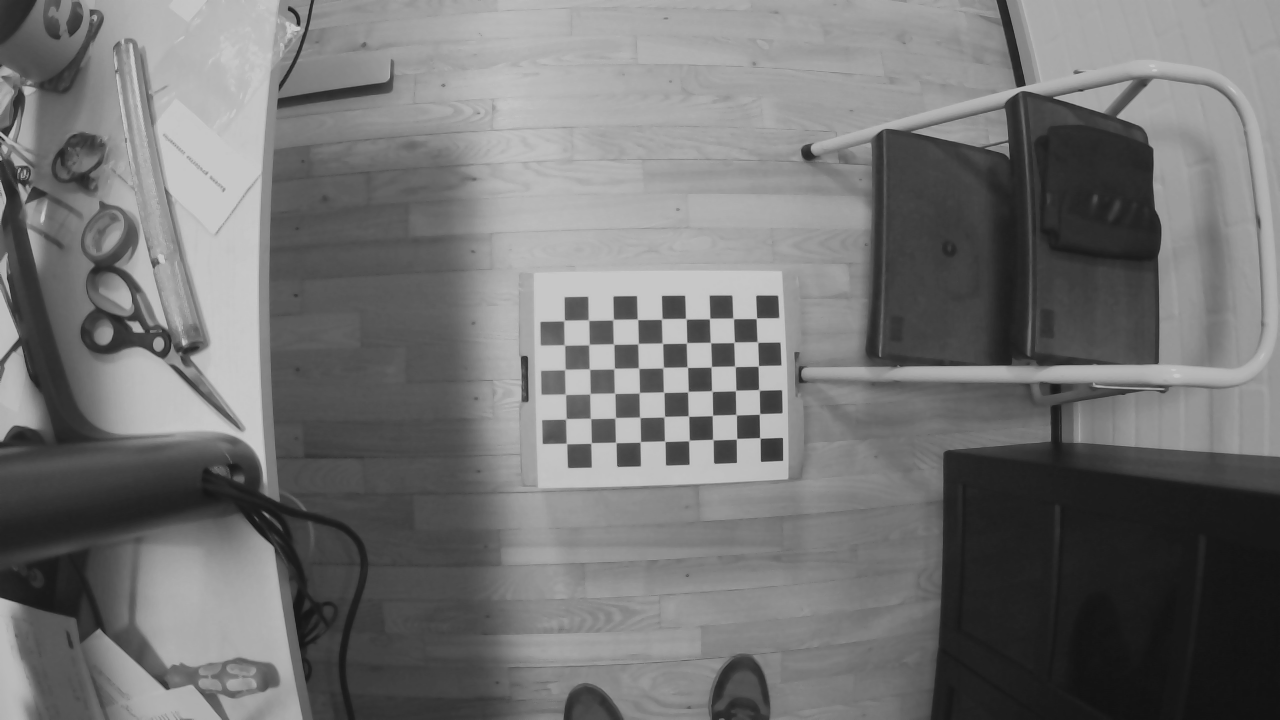
#> input picture week_4/weekly_project/mynteye/left-0001.png, 1280 x 720 px, given as the content of the folder rs, which was not available
$ jupyter execute --allow-errors stereo_camera_calibration.ipynb
#> lines starting #> are read from the running program, lines starting #| are printed output that depends on the picture; after the words box and inside, x2 and y2 are one past the last pixel; in counts of white or black regions, pixels touching at a corner belong together; pictures that were not available may be replaced by others from this repository, and a replacement may not be noted
[cell 1]
import numpy as np
import cv2
import glob
import matplotlib.pyplot as plt

[cell 2]
"""
Implement the number of vertical and horizontal corners
nb_vertical = ...
nb_horizontal = ...
"""
nb_vertical = 9
nb_horizontal = 6


# prepare object points, like (0,0,0), (1,0,0), (2,0,0) ....,(6,5,0)
objp = np.zeros((nb_horizontal*nb_vertical,3), np.float32)
objp[:,:2] = np.mgrid[0:nb_vertical,0:nb_horizontal].T.reshape(-1,2)

# Arrays to store object points and image points from all the images.
objpoints = [] # 3d point in real world space
imgpoints = [] # 2d points in image plane.

images = glob.glob('rs/*.png')
assert images


for fname in images:
    img = cv2.imread(fname)
#> img is the input picture: shape (720, 1280, 3); min 18, max 201, mean 115.2
    gray = cv2.cvtColor(img, cv2.COLOR_BGR2GRAY)

    """
    Implement findChessboardCorners here
    ret, corners = ...
    """
    ret, corners = cv2.findChessboardCorners(gray, (nb_horizontal, nb_vertical), None)
#> ret = True; corners = 54 rows, first 8: [756.3, 318.3], [757.7, 342.3], [758.3, 365.8], [759, 389.9], [759.5, 414], [760, 438], [733.5, 318.6], [734, 342.3]

    # If found, add object points, image points (after refining them)
    if ret == True:
        objpoints.append(objp)

        imgpoints.append(corners)

        # Draw and display the corners
        img = cv2.drawChessboardCorners(img, (nb_vertical,nb_horizontal), corners,ret)
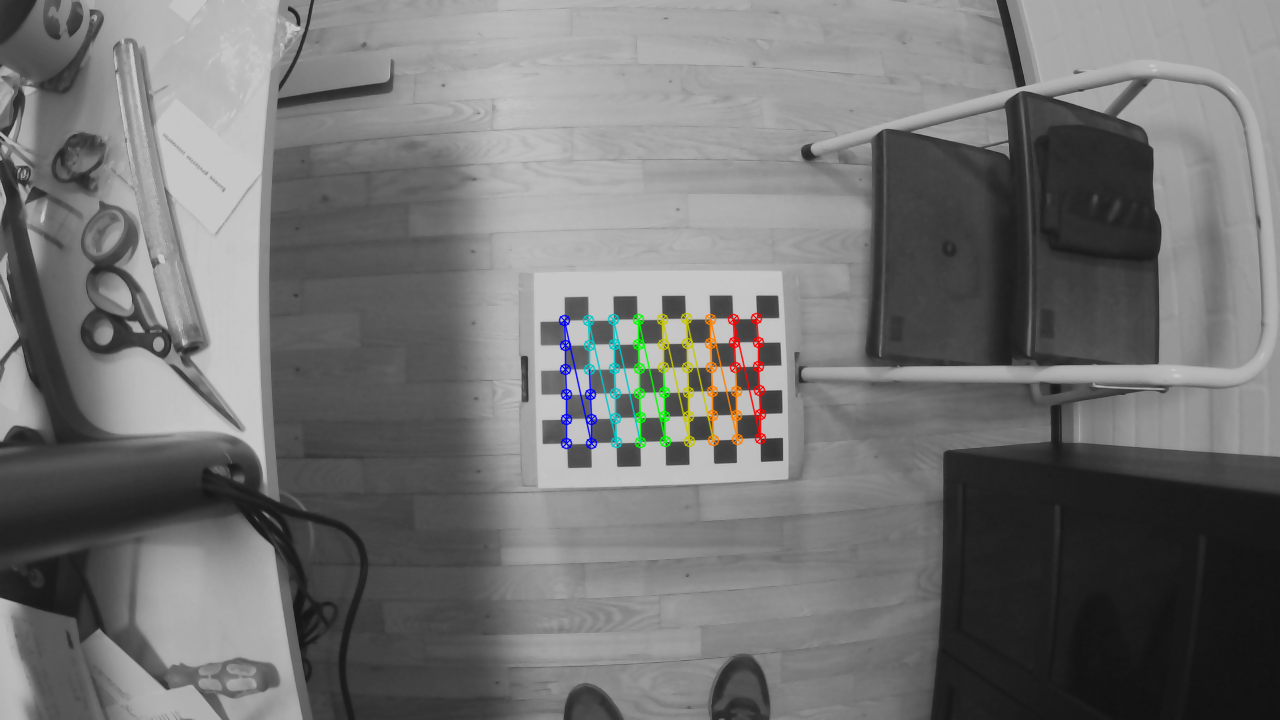
#> img: shape (720, 1280, 3); 1.11% of pixels changed, all inside (x1, y1, x2, y2) = (558, 312, 767, 450)
        # cv2.imshow('img',img)
        # cv2.waitKey(500)

cv2.destroyAllWindows()

[cell 3]
ret, mtx, dist, rvecs, tvecs = cv2.calibrateCamera(objpoints, imgpoints, gray.shape[::-1], None, None)
#> ret = 41.58; mtx = [[11751.3, 0, 636.3], [0, 3840.6, 362.2], [0, 0, 1]]; dist = [[-241, -0.465, -0.303, -0.247, -6.65e-05]]; rvecs = ([-0.833, 1.26, 1.2],); tvecs = ([3.52, 0.0811, 310.6],)
img = cv2.imread('rs/left-0000.png')
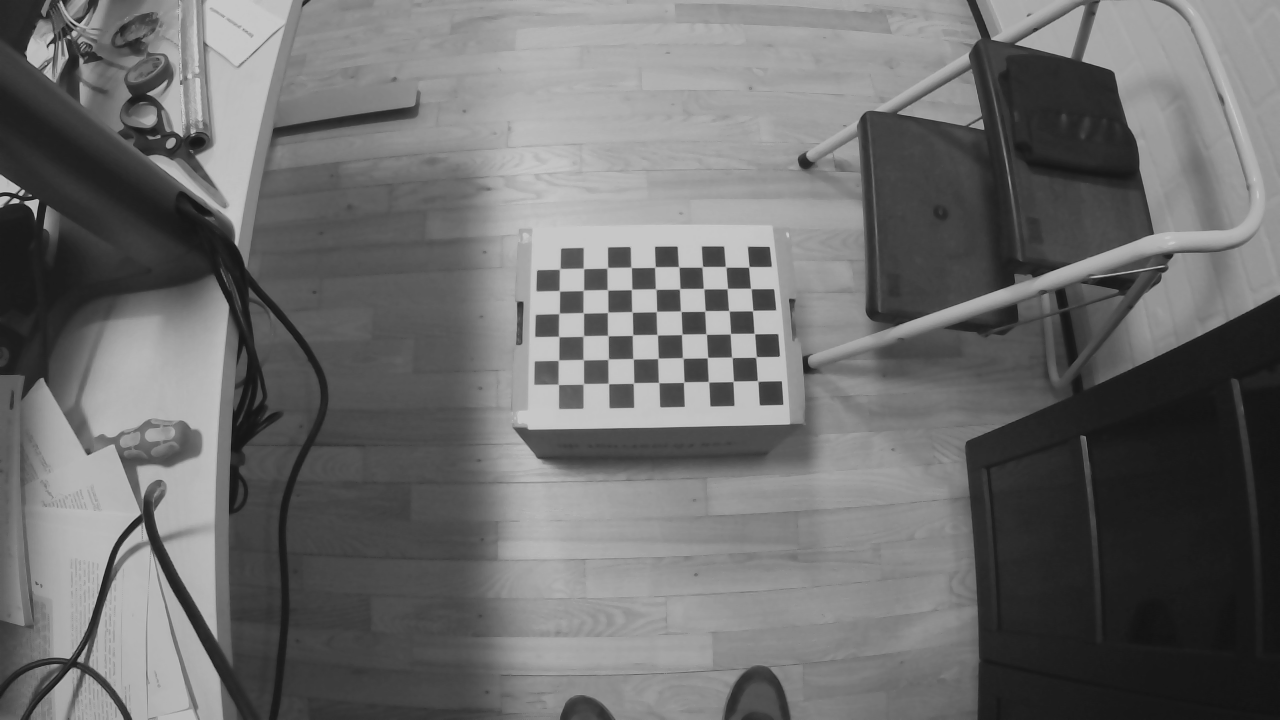
#> input picture week_4/weekly_project/mynteye/left-0000.png, 1280 x 720 px, given as the content of the folder rs, which was not available
#> img is the input picture: shape (720, 1280, 3); min 18, max 201, mean 109.2
h,  w = img.shape[:2]
#> h = 720; w = 1280
newcameramtx, roi = cv2.getOptimalNewCameraMatrix(mtx,dist,(w,h),1,(w,h))
#> newcameramtx has the same summary as mtx; roi = (0, 0, 1279, 719)

[cell 4]
# undistort
dst = cv2.undistort(img, mtx, dist, None, newcameramtx)
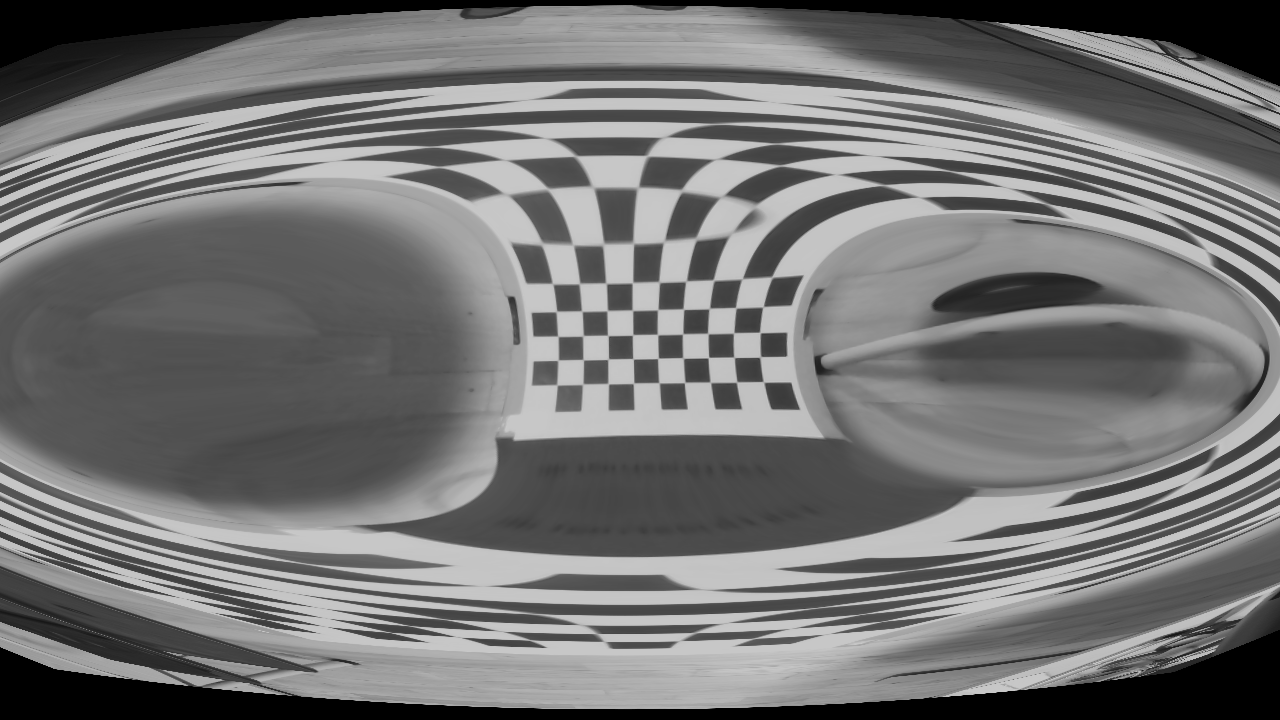
#> dst: shape (720, 1280, 3); min 0, max 201, mean 115.3

print(dst.shape)
#| (720, 1280, 3)

fig, ax = plt.subplots(nrows=1, ncols=2, figsize=(18,18))
ax[0].imshow(img[...,[2,1,0]])
ax[0].set_title('Original image')
ax[1].imshow(dst[...,[2,1,0]])
ax[1].set_title('Undistorted image')
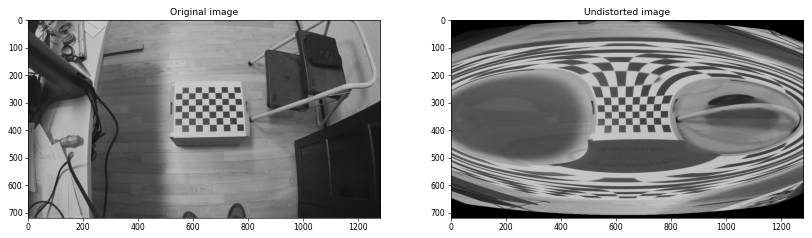
#> figure drawn by matplotlib, 2 panels

[cell 5]
# crop the image
x,y,w,h = roi
#> x = 0; y = 0; w = 1279; h = 719
dst = dst[y:y+h, x:x+w]
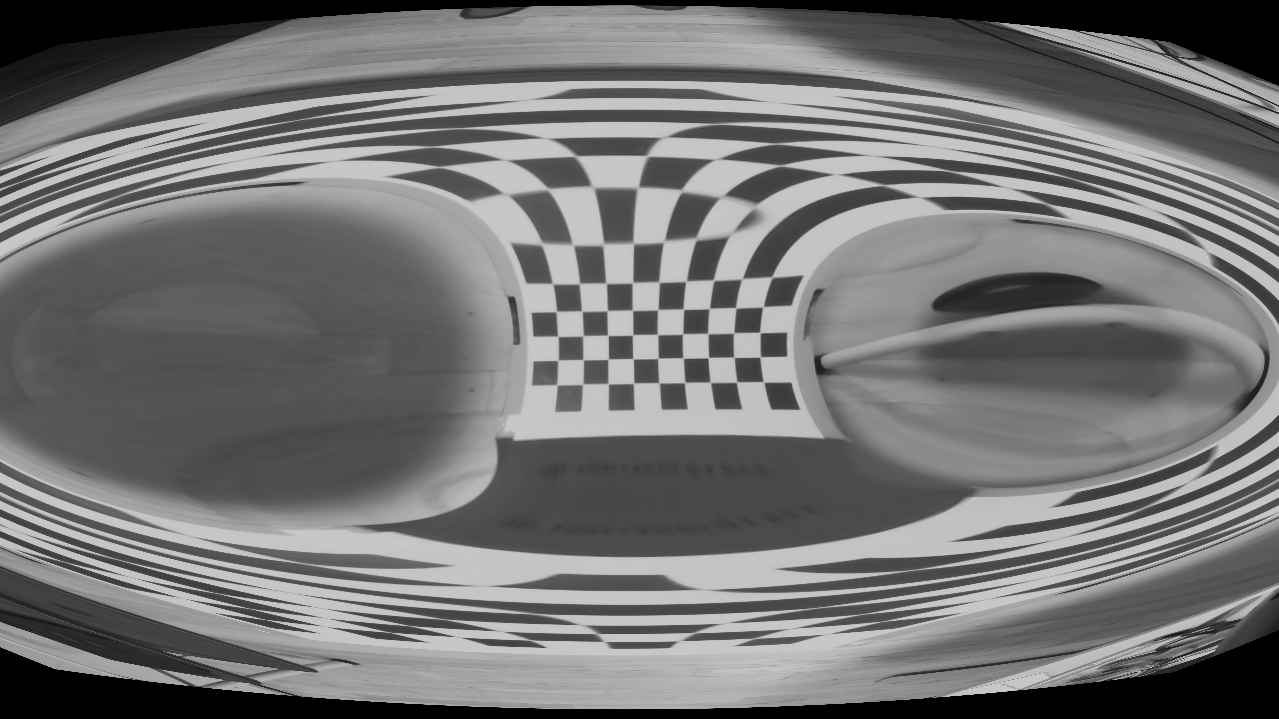
#> dst: shape (719, 1279, 3); min 0, max 201, mean 115.5

# plt.figure(figsize=(10,10))
# plt.imshow(dst[...,[2,1,0]])
plt.imshow(dst)
